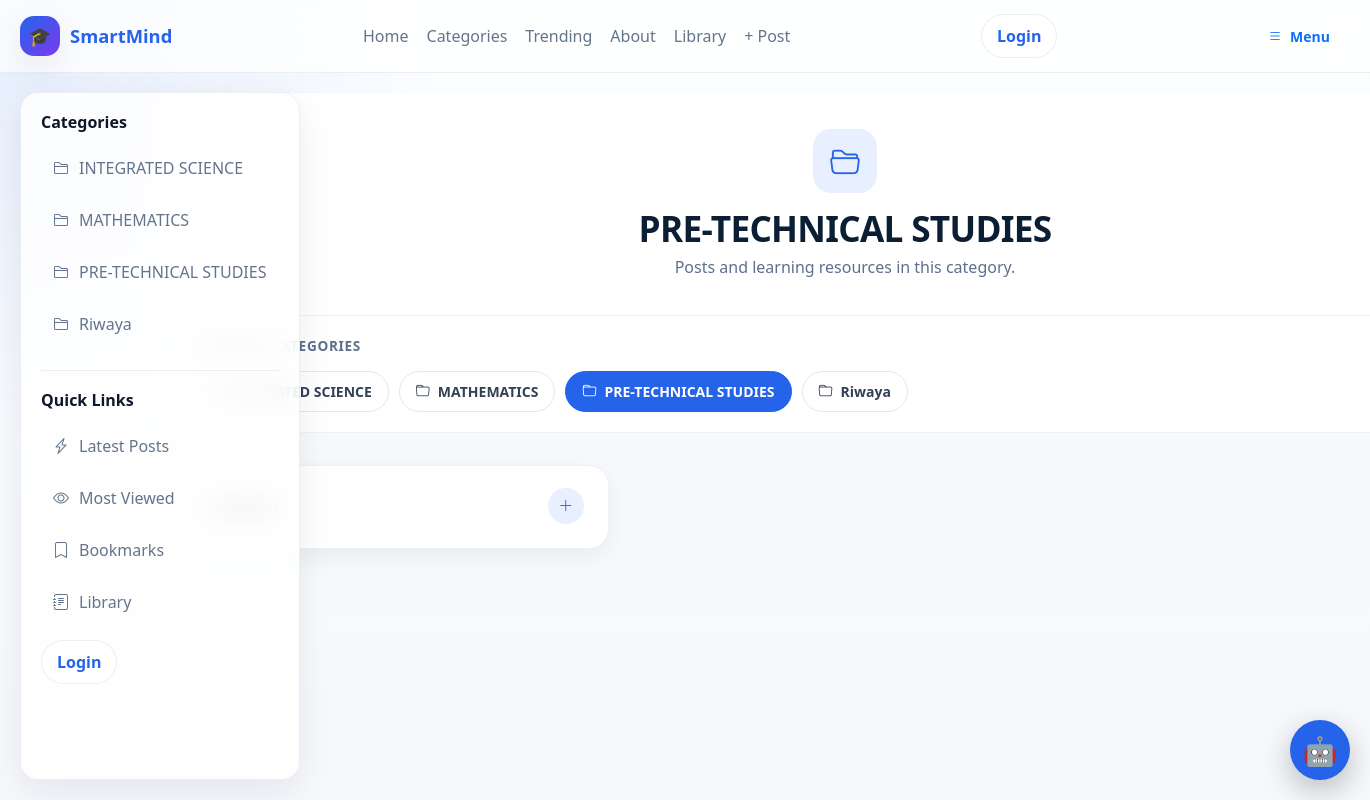
Screenshot of /category/pre-technical-studies/ with the database file from the repository.
### blog/models.py (models this page shows, shortened)
class Category(models.Model):
    name = models.CharField(
        max_length=100,
        unique=True
    )
    slug = models.SlugField(
        max_length=110,
        unique=True,
        blank=True
    )
    class Meta:
        verbose_name_plural = "Categories"
        ordering = ["name"]

class Post(models.Model):
    STATUS_CHOICES = [
        ("draft", "Draft"),
        ("published", "Published"),
    ]
    title = models.CharField(
        max_length=200
    )
    slug = models.SlugField(
        max_length=200,
        unique=True,
        blank=True
    )
    category = models.ForeignKey(
        Category,
        on_delete=models.CASCADE
    )
    tags = models.ManyToManyField(
        Tag,
        blank=True
    )
    excerpt = models.TextField(
        max_length=500
    )
    content = CKEditor5Field(
        "Content",
        config_name="default"
    )
    school = models.ForeignKey(
        "schools.School",
        on_delete=models.CASCADE,
        related_name="posts",
        null=True,
        blank=True
    )
    target_classes = models.ManyToManyField(
        "schools.SchoolClass",
        blank=True,
        related_name="posts"
    )
    author = models.ForeignKey(
        User,
        on_delete=models.CASCADE,
        related_name="posts"
    )
    approved = models.BooleanField(
        default=False
    )
    is_featured = models.BooleanField(
        default=False
    )
    video = models.FileField(
        upload_to="videos/",
        blank=True,
        null=True
    )
    youtube_url = models.URLField(
        blank=True,
        null=True
    )
    view_count = models.PositiveIntegerField(
        default=0
    )
    likes = models.ManyToManyField(
        User,
        related_name="liked_posts",
        blank=True
    )
    status = models.CharField(
        max_length=10,
        choices=STATUS_CHOICES,
        default="draft"
    )
    created_at = models.DateTimeField(
        auto_now_add=True
    )
    updated_at = models.DateTimeField(
        auto_now=True
    )
    visible_to_all = models.BooleanField(
        default=False
    )
    class Meta:
        ordering = ["-created_at"]
        indexes = [
            models.Index(
                fields=["school"]
            ),
            models.Index(
                fields=["status", "approved"]
            ),
        ]

### blog/views.py (the view)
def category_post(request, slug):
    category = get_object_or_404(
        Category,
        slug=slug
    )
    posts_qs = (
        Post.objects
        .filter(
            category=category
        )
        .select_related(
            "author",
            "category",
            "school",
        )
        .prefetch_related(
            "tags",
            "images",
            "attachments",          # <-- NEW
            "likes",
        )
        .order_by(
            "-created_at"
        )
    )
    posts = []
    for post in posts_qs:
        comments = list(
            Comment.objects
            .filter(
                post=post
            )
            .select_related(
                "author"
            )
            .prefetch_related(
                "liked_by"
            )
            .order_by(
                "created_at"
            )
        )
        if request.user.is_authenticated:
            user_id = request.user.pk
            for comment in comments:
                comment.likes_count = (
                    comment.liked_by.count()
                )
                comment.liked_by_current_user = (
                    comment.liked_by
                    .filter(pk=user_id)
                    .exists()
                )
        else:
            for comment in comments:
                comment.likes_count = (
                    comment.liked_by.count()
                )
                comment.liked_by_current_user = False
        if request.user.is_authenticated:
            is_liked = (
                post.likes
                .filter(pk=request.user.pk)
                .exists()
            )
        else:
            is_liked = False
        likes_count = post.likes.count()
        comments_count = Comment.objects.filter(
            post=post
        ).count()
        views_count = post.view_count
        can_edit = can_manage_post(
            request,
            post
        )
        can_delete = can_edit
        post.category_name = (
            post.category.name
            if post.category
            else ""
        )
        post.comments_list = comments
        post.comments_count = comments_count
        post.likes_count = likes_count
        post.views_count = views_count
        post.is_liked = is_liked
        post.can_edit = can_edit
        post.can_delete = can_delete
        posts.append(post)
    categories = (
        Category.objects
        .all()
        .order_by("name")
    )
    context = {
        "category": category,
        "posts": posts,
        "categories": categories,
    }
    return render(
        request,
        "category_post.html",
        context
    )

### accounts/models.py (called while the page is built)
    @property
    def full_name(self):
        return self.get_full_name() or self.username

    def __str__(self):
        return f"{self.full_name} ({self.role})"

### blog/views.py (called while the page is built)
def get_user_role(request):
    return getattr(
        request.user,
        "role",
        None
    )

def can_manage_post(
    request,
    post
):
    user_role = get_user_role(request)
    return (
        request.user.is_authenticated
        and (
            request.user.is_superuser
            or user_role == "school_admin"
            or (
                user_role == "teacher"
                and post.author_id == request.user.pk
            )
        )
    )

### blog/templates/category_post.html (shortened to what this page needs)
{% extends "base.html" %}
{% load static %}
{% block content %}
<div class="category-page">
    <header class="category-header">
        <div class="category-header-inner">
            <div class="category-title">
                <div class="category-icon">
                    <i class="bi bi-folder2-open"></i>
                </div>
                <div class="category-heading">
                    <h1>
                        {{ category.name }}
                    </h1>
                    <p>
                        Posts and learning resources in this category.
                    </p>
                </div>
            </div>
        </div>
    </header>
    {% if categories %}
        <section class="categories-section">
            <div class="categories-inner">
                <div class="section-label">
                    <i class="bi bi-collection"></i>
                    <span>
                        Browse Categories
                    </span>
                </div>
                <nav
                    class="categories"
                    aria-label="Browse categories"
                >
                    {% for cat in categories %}
                        <a
                            href="{% url 'blog:category_post' cat.slug %}"
                            class="category-chip {% if cat.id == category.id %}active{% endif %}"
                        >
                            <i class="bi bi-folder"></i>
                            <span>
                                {{ cat.name }}
                            </span>
                        </a>
                    {% endfor %}
                </nav>
            </div>
        </section>
    {% endif %}
    <main class="posts-container">
        {% if posts %}
            <div
                class="posts"
                id="postsGrid"
            >
                {% for post in posts %}
                    <article
                        class="post"
                        data-post-id="{{ post.id }}"
                    >
                        <div class="post-body">
                            <details>
                                <summary>
                                    <span class="post-title">
                                    </span>
                                    <span
                                        class="expand-icon"
                                        aria-hidden="true"
                                    >
                                        <i class="bi bi-plus-lg"></i>
                                    </span>
                                </summary>
                            </details>
                        </div>
                    </article>
                {% endfor %}
            </div>
        {% endif %}
    </main>
</div>
{% endblock %}

### blog/templates/base.html (shortened to what this page needs)
{% load static %}
<!DOCTYPE html>
<html lang="en">
<head>
    <link href="https://cdn.jsdelivr.net/npm/bootstrap@5.3.7/dist/css/bootstrap.min.css" rel="stylesheet">
    <link rel="stylesheet" href="https://cdn.jsdelivr.net/npm/bootstrap-icons@1.11.3/font/bootstrap-icons.min.css">
    <link rel="stylesheet" href="{% static 'smartmind_ai/chatbot.css' %}">
    <link rel="stylesheet" href="{% static 'django_ckeditor_5/dist/styles.css' %}">
</head>
<body>
<div class="site-shell">
    <header class="site-navbar">
        <div class="nav-inner">
            <a href="{% url 'dashboard' %}" class="brand">
                <span class="brand-badge">🎓</span>
                <span>SmartMind</span>
            </a>
            <nav class="nav-links" aria-label="Main navigation">
                {% if user.is_authenticated %}
                    <a href="{% url 'dashboard' %}">Home</a>
                {% else %}
                    <a href="{% url 'blog:home' %}">Home</a>
                {% endif %}
                <a href="#">Categories</a>
                <a href="#">Trending</a>
                <a href="#">About</a>
                <a href="{% url 'library:home' %}">Library</a>
                <a href="{% url 'blog:add_post' %}">+ Post</a>
            </nav>
            <div class="user-box">
                {% if user.is_authenticated %}
                    <span>Hi, <strong>{{ user.username }}</strong></span>
                    <form action="{% url 'logout' %}" method="post" class="m-0">
                        {% csrf_token %}
                        <button type="submit" class="btn-pill">Logout</button>
                    </form>
                {% else %}
                    <a href="{% url 'login' %}" class="btn-pill">Login</a>
                {% endif %}
            </div>
            <button class="btn btn-outline-primary mobile-menu-btn"
                    type="button"
                    data-bs-toggle="offcanvas"
                    data-bs-target="#mobileSidebar"
                    aria-controls="mobileSidebar">
                <i class="bi bi-list"></i> Menu
            </button>
        </div>
    </header>
    <div class="layout">
        <aside class="sidebar d-none d-lg-block">
            <div class="sidebar-section">
                <h3>Categories</h3>
                <div class="sidebar-links">
                    {% for category in categories %}
                        <a href="{% url 'blog:category_post' category.slug %}">
                            <i class="bi bi-folder2"></i>
                            <span>{{ category.name }}</span>
                        </a>
                    {% empty %}
                        <p class="text-muted mb-0">No categories available.</p>
                    {% endfor %}
                </div>
            </div>
            <div class="sidebar-section">
                <h3>Quick Links</h3>
                <div class="sidebar-links">
                    <a href="#"><i class="bi bi-lightning-charge"></i><span>Latest Posts</span></a>
                    <a href="#"><i class="bi bi-eye"></i><span>Most Viewed</span></a>
                    <a href="#"><i class="bi bi-bookmark"></i><span>Bookmarks</span></a>
                    <a href="{% url 'library:home' %}"><i class="bi bi-journal-text"></i><span>Library</span></a>
                </div>
                <div class="user-box mt-3">
                    {% if user.is_authenticated %}
                        <span>Hi, <strong>{{ user.username }}</strong></span>
                        <form action="{% url 'logout' %}" method="post" class="m-0">
                            {% csrf_token %}
                            <button type="submit" class="btn-pill">Logout</button>
                        </form>
                    {% else %}
                        <a href="{% url 'login' %}" class="btn-pill">Login</a>
                    {% endif %}
                </div>
            </div>
        </aside>
        <main>
            <div class="content-wrap">
                {% block content %}{% endblock %}
            </div>
        </main>
    </div>
</div>
{% include "smartmind_ai/chatbot.html" %}
</body>
</html>

### blog/templates/base.html (style rules this page uses)
:root { --bg: #f6f8fc; --surface: rgba(255, 255, 255, 0.82); --surface-solid: #ffffff; --text: #0f172a; --muted: #64748b; --primary: #2563eb; --primary-2: #1d4ed8; --border: rgba(148, 163, 184, 0.18); --shadow: 0 12px 35px rgba(15, 23, 42, 0.08); --radius: 18px; --navbar-h: 72px; --sidebar-w: 280px; --layout-pad: 20px; }
* { box-sizing: border-box; }
html { scroll-behavior: smooth; }
body { margin: 0; font-family: system-ui, -apple-system, BlinkMacSystemFont, "Segoe UI", sans-serif; background: radial-gradient(circle at top left, rgba(37, 99, 235, 0.10), transparent 28%), linear-gradient(180deg, #fbfdff 0%, var(--bg) 100%); color: var(--text); overflow-x: hidden; }
a { text-decoration: none; }
.site-shell { min-height: 100vh; display: flex; flex-direction: column; }
.site-navbar { position: sticky; top: 0; z-index: 1030; backdrop-filter: blur(16px); background: rgba(255, 255, 255, 0.76); border-bottom: 1px solid var(--border); }
.nav-inner { max-width: 1400px; margin: 0 auto; padding: 14px 20px; display: flex; align-items: center; justify-content: space-between; gap: 16px; }
.brand { display: flex; align-items: center; gap: 10px; font-weight: 800; color: var(--primary); font-size: 1.15rem; white-space: nowrap; }
.brand-badge { width: 40px; height: 40px; display: grid; place-items: center; border-radius: 14px; background: linear-gradient(135deg, var(--primary), #7c3aed); color: #fff; box-shadow: var(--shadow); }
.nav-links { display: flex; align-items: center; gap: 18px; flex-wrap: wrap; }
.nav-links a { color: var(--muted); font-weight: 500; transition: color 0.2s ease; }
.user-box { display: flex; align-items: center; gap: 12px; color: var(--muted); }
.btn-pill { border: 1px solid var(--border); background: var(--surface-solid); color: var(--primary); padding: 9px 15px; border-radius: 999px; font-weight: 600; transition: all 0.2s ease; }
.mobile-menu-btn { display: none; }
.layout { display: flex; align-items: flex-start; width: 100%; padding: var(--layout-pad); flex: 1; }
.sidebar { position: fixed; top: calc(var(--navbar-h) + var(--layout-pad)); left: var(--layout-pad); width: var(--sidebar-w); height: calc(100vh - var(--navbar-h) - (var(--layout-pad) * 2)); overflow-y: auto; background: var(--surface); backdrop-filter: blur(14px); border: 1px solid var(--border); border-radius: var(--radius); box-shadow: var(--shadow); padding: 20px; }
.sidebar-section + .sidebar-section { margin-top: 24px; padding-top: 20px; border-top: 1px solid var(--border); }
.sidebar h3 { margin: 0 0 14px; font-size: 1rem; font-weight: 700; }
.sidebar-links { display: grid; gap: 8px; }
.sidebar-links a { display: flex; align-items: center; gap: 10px; padding: 10px 12px; border-radius: 12px; color: var(--muted); transition: background 0.2s ease, color 0.2s ease, transform 0.2s ease; }
main { flex: 1; margin-left: calc(var(--sidebar-w) + var(--layout-pad) + 20px); min-width: 0; padding: 0; }
.content-wrap { background: transparent; min-width: 0; }

### rows the page displays
Category: name "INTEGRATED SCIENCE"
Category: name "MATHEMATICS"
Category: name "PRE-TECHNICAL STUDIES"
Category: name "Riwaya"
